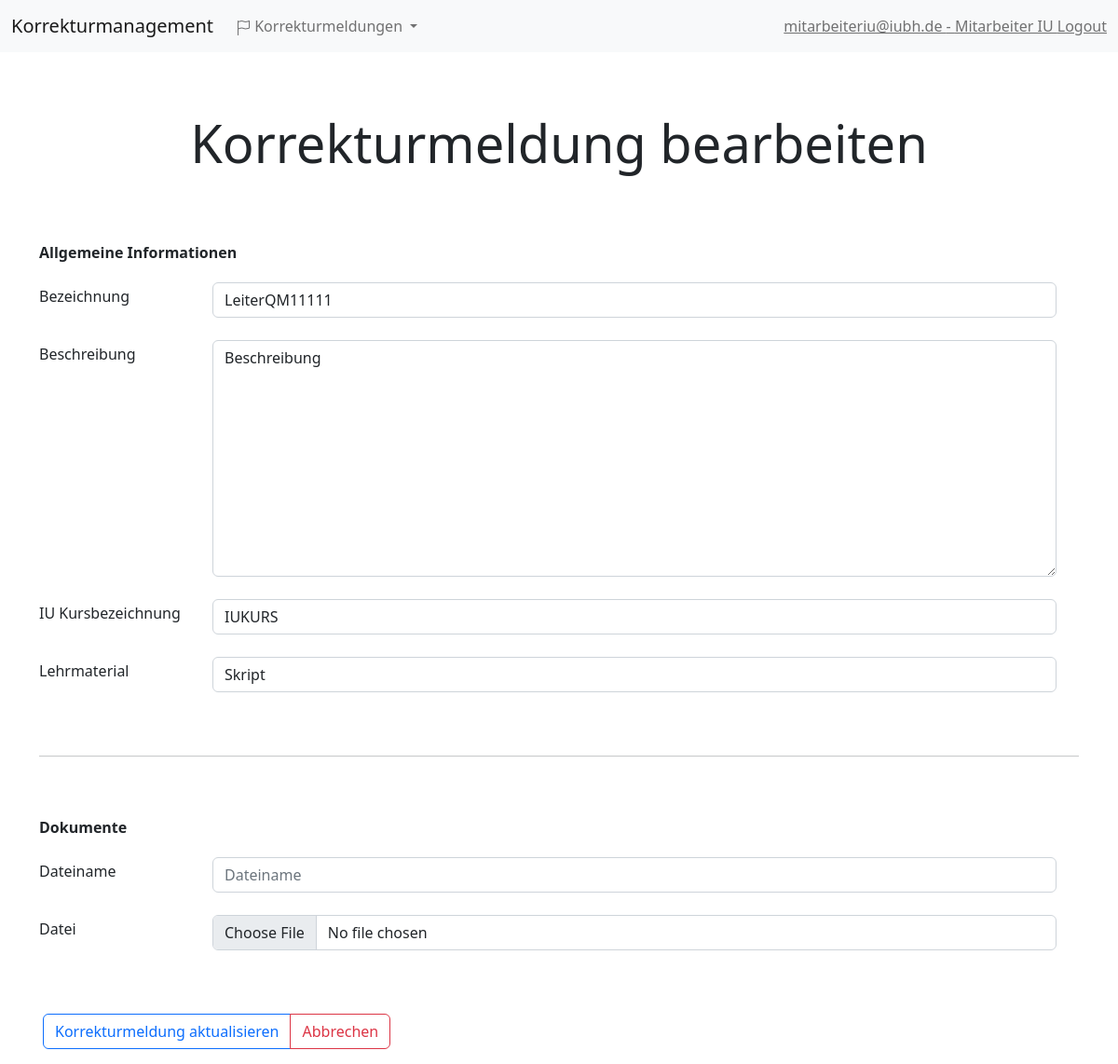
Screenshot of /reports/edit-student/23 (signed in) with the database file from the repository.
### reporting_system/models.py (models this page shows, shortened)
class CorrectionReport(models.Model):
    class DocumentType(models.TextChoices):
        SCRIPT = 1, _('Skript')
        LITERATURE = 2, _('Literaturliste')
        ONLINE_TESTS = 3, _('Online Tests')
        EVALUATION = 4, _('Kursevaluation')
        EXAM = 5, _('Musterklausur')
        EXAM_SOLUTIONS = 6, _('Musterlösung')
        SLIDE_SET = 7, _('Foliensätze für Präsenzstudium')
        PODCAST = 8, _('Podcast')
        PRESENTATION = 9, _('Präsentation')
        INTERACTIVE_LECTURE = 10, _('Interaktive Lehrveranstaltung')
        TUTORIAL = 11, _('Tutorium')
        TUTORIAL_DOCUMENTS = 12, _('Dokumente Tutorium')
        REPETITORIUM = 13, _('Repetitorium')
        LEARNING_SPRINT = 14, _('Learning Sprint')
        WORKBOOK = 15, _('Workbook Aufgaben')
        BOOTCAMP = 16, _('Bootcamp')
        SHORTCAST = 17, _('Shortcast')
        LIVE_TUTORIAL = 18, _('Live-Tutorial')
        TASK = 19, _('Aufgabenstellung: Schriftliche Ausarbeitung')
        GALLERY = 20, _('Videogalerie')
        PRE_ASSESSMENT = 21, _('Pre-Assessment')
        OTHER = 22, _('Sonstige Dokumente')
    class ReportType(models.TextChoices):
        MISTAKE = 1, _('Fehler')
        CORRECTION = 2, _('Verbesserung')
        MISSPELLING = 3, _('Rechtschreibfehler')
    class ReportStatus(models.TextChoices):
        REPORTED = 1, _('Erstellt')
        ASSIGNED = 2, _('Zugewiesen')
        REJECTED = 3, _('Abgelehnt')
        IN_PROCESS = 4, _('In Bearbeitung')
        WAIT_FOR_FEEDBACK = 5, _('Warten auf Rückmeldung')
        COMPLETED = 6, _('Abgeschlossen')
        CHECKED = 7, _('Geprüft')
    title = models.CharField("Bezeichnung", max_length=254, blank=False, error_messages={
        'required': 'Bitte vergebe für deine Korrekturmeldung eine Bezeichnung.',
        'max_length': 'Die Bezeichnung darf maximal 254 Zeichen lang sein.'
    }, validators=[MinLengthValidator(10, message='Die Bezeichnung muss mindestens 10 Zeichen lang sein')])
    description = models.TextField("Beschreibung", blank=False)
    created_by = models.ForeignKey(settings.AUTH_USER_MODEL, on_delete=models.CASCADE, blank=True)
    assigned_to = models.ForeignKey(settings.AUTH_USER_MODEL, on_delete=models.CASCADE, blank=True, null=True, related_name="assignee")
    qm_manager = models.ForeignKey(settings.AUTH_USER_MODEL, on_delete=models.CASCADE, blank=True, null=True, related_name="qm_manager")
    created_at = models.DateTimeField(auto_now_add=True)
    assigned_at = models.DateTimeField(default=None, blank=True, null=True)
    edited_at = models.DateTimeField(auto_now=True)
    file_name = models.CharField("Dateiname", max_length=254, blank=True, null=True, error_messages={
        'max_length': 'Der Dateiname darf maximal 254 Zeichen lang sein.'
    }, validators=[MinLengthValidator(10, message='Der Dateiname muss mindestens 10 Zeichen lang sein.')])
    file = models.FileField("Datei", upload_to='%Y/%m/%d', blank=True, null=True)
    course = models.CharField("IU Kursbezeichnung", max_length=255, blank=False, error_messages={
        'max_length': 'Die IU Kursbezeichnung darf maximal 255 Zeichen lang sein.'
    })
    comment = models.TextField("Ablehnungs Grund", blank=True, null=True)
    report_status = models.CharField("Status der Korrekturmeldung", max_length=255, choices=ReportStatus.choices,
                                     default=ReportStatus.REPORTED, null=True, blank=True)
    report_type = models.CharField("Art der Korrekturmeldung", max_length=255, choices=ReportType.choices,
                                   default=ReportType.CORRECTION, null=True)
    document_type = models.CharField("Lehrmaterial", max_length=255, choices=DocumentType.choices,
                                     default=DocumentType.SCRIPT)

### reporting_system/views.py (the view)
# urls.py: path("edit-student/<int:id>", views.edit_report_student, name="edit_report_student"),
@login_required
def edit_report_student(request, id):
    if request.method == "POST":
        report = CorrectionReport.objects.get(id=id)
        if request.user != report.created_by:
            messages.error(
                request, "Nur der Ersteller einer Korrekturmeldung darf die Daten bearbeiten.")
            return redirect(reports_all_view)
        form = CorrectionReportStudentForm(request.POST, request.FILES)
        if 'file' in request.FILES:
            file = request.FILES['file']
            file.name = file.name.replace(" ", "_")
            delete_file(report.file.path)
            default_storage.save(file.name, file)
            print(f"The file {file.name} has been saved successfully")
        else:
            if report.file is None:
                file = None
            else:
                file = report.file
        if form.is_valid():
            CorrectionReport.objects.filter(id=id).update(
                title=form.cleaned_data['title'],
                description=form.cleaned_data['description'],
                course=form.cleaned_data['course'],
                document_type=form.cleaned_data['document_type'],
                file_name=form.cleaned_data['file_name'],
                edited_at=datetime.now(),
                file=file
            )
            messages.success(
                request, "Die Änderungen deiner Korrekturmeldung wurden erfolgreich gespeichert.")
            return redirect(reports_detail_view, id=id)
        else:
            messages.error(
                request, 'Deine Änderungen an der Korrekturmeldungen konnten nicht gespeichert werden.')
            return render(request, 'report_edit_student.html', {
                'page_title': 'Korrekturmeldung bearbeiten',
                'form': form,
                'report': report,
                'role': get_user_role(request.user),
            })
    else:
        report = CorrectionReport.objects.get(id=id)
        return render(request, 'report_edit_student.html', {
            'page_title': 'Korrekturmeldung bearbeiten',
            'form': CorrectionReportStudentForm(instance=report),
            'report': report,
            'role': get_user_role(request.user),
        })

### reporting_system/forms/correction_report_form.py
class CorrectionReportStudentForm(ModelForm):
    class Meta:
        model = CorrectionReport
        fields = ('title', 'description', 'file_name', 'course', 'file', 'document_type')
        widgets = {
            'title': forms.TextInput(attrs={'class': 'form-control my-1', 'placeholder': 'Korrekturmeldung'}),
            'description': forms.Textarea(attrs={'class': 'form-control my-1', 'placeholder': 'Beschreibe deine Korrekturmeldung'}),
            'file_name': forms.TextInput(attrs={'class': 'form-control my-1', 'placeholder': 'Dateiname'}),
            'course': forms.TextInput(attrs={'class': 'form-control my-1', 'placeholder': 'IMT101'}),
            'file': forms.FileInput(attrs={'class': 'form-control my-1'}),
            'document_type': forms.Select(attrs={'class': 'form-control my-1'}),
        }

### reporting_system/services.py (called while the page is built)
def get_user_role(user):
    groups = user.groups.all().values_list('name', flat=True)
    if Roles.QM_LEADER.value in groups:
        return Roles.QM_LEADER.value
    if Roles.QM_MANAGER.value in groups:
        return Roles.QM_MANAGER.value
    if Roles.IU_EMPLOYEE.value in groups:
        return Roles.IU_EMPLOYEE.value
    if Roles.STUDENT.value in groups:
        return Roles.STUDENT.value

### reporting_system/templates/report_edit_student.html (shortened to what this page needs)
{% extends "base/base.html" %}
{% block body %}
<div class="row">
    <h1 class="display-4 mt-5 text-center">{{ page_title }}</h1>
    <div class="col form-group">
        <form action="{% url 'edit_report_student' report.id %}" method="POST" enctype="multipart/form-data">
            <div class="row my-5">
                <p class="my-3"><strong>Allgemeine Informationen</strong></p>
                <div class="mb-3 row">
                    <label for="title" class="col-sm-2 col-form-label">{{ form.title.label }}</label>
                    <div class="col-sm-10">
                        {{ form.title }}
                    </div>
                </div>
                <div class="mb-3 row">
                    <label for="description" class="col-sm-2 col-form-label">{{ form.description.label }}</label>
                    <div class="col-sm-10">
                        {{ form.description }}
                    </div>
                </div>
                <div class="mb-3 row">
                    <label for="course" class="col-sm-2 col-form-label">{{ form.course.label }}</label>
                    <div class="col-sm-10">
                        {{ form.course }}
                    </div>
                </div>
                <div class="mb-3 row">
                    <label for="documentType" class="col-sm-2 col-form-label">{{ form.document_type.label }}</label>
                    <div class="col-sm-10">
                        {{ form.document_type }}
                    </div>
                </div>
            </div>
            <hr />
            <div class="row my-5">
                <p class="my-3"><strong>Dokumente</strong></p>
                <div class="mb-3 row">
                    <label for="fileName" class="col-sm-2 col-form-label">{{ form.file_name.label }}</label>
                    <div class="col-sm-10">
                        {{ form.file_name }}
                    </div>
                </div>
                <div class="mb-3 row">
                    <label for="file" class="col-sm-2 col-form-label">{{ form.file.label }}</label>
                    <div class="col-sm-10">
                        {{ form.file }}
                    </div>
                </div>
            </div>
            <div class="btn-group mx-1" role="group">
                <input type="submit" value="Korrekturmeldung aktualisieren" class="btn btn-outline-primary mb-3">
                <a href="{% url 'reports_detail' report.id %}" class="btn btn-outline-danger mb-3">Abbrechen</a>
            </div>
        </form>
    </div>
</div>
{% endblock %}

### reporting_system/templates/base/navbar.html (shortened to what this page needs)
<nav class="navbar navbar-expand-lg bg-light">
    <div class="container-fluid">
        <a class="navbar-brand" href="#">Korrekturmanagement</a>
        <div class="collapse navbar-collapse" id="navbarSupportedContent">
            <ul class="navbar-nav me-auto mb-2 mb-lg-0">
                <li class="nav-item dropdown">
                    <a class="nav-link dropdown-toggle" href="{% url 'reports' %}" role="button" data-bs-toggle="dropdown"
                        aria-expanded="false">
                        Korrekturmeldungen
                    </a>
                </li>
            </ul>
            <div class="d-flex">
                <a class="navbar-text" href="{% url 'logout' %}"> {{ user }} - {{ request.role }} Logout</a>
            </div>
        </div>
    </div>
</nav>

### rows the page displays
CorrectionReport: title "LeiterQM11111", description.label "Beschreibung", description "Beschreibung", course "IUKURS", document_type "Skript"

### other values shown
{{ user }} "mitarbeiteriu@iubh.de"
{{ request.role }} "Mitarbeiter IU"
{{ page_title }} "Korrekturmeldung bearbeiten"
